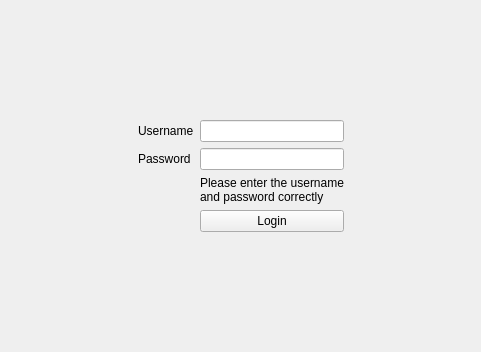
<?xml version="1.0" encoding="UTF-8"?>
<ui version="4.0">
 <class>login</class>
 <widget class="QWidget" name="login">
  <property name="geometry">
   <rect>
    <x>0</x>
    <y>0</y>
    <width>481</width>
    <height>352</height>
   </rect>
  </property>
  <property name="windowTitle">
   <string>Form</string>
  </property>
  <layout class="QGridLayout" name="gridLayout">
   <item row="1" column="0">
    <spacer name="horizontalSpacer">
     <property name="orientation">
      <enum>Qt::Horizontal</enum>
     </property>
     <property name="sizeHint" stdset="0">
      <size>
       <width>40</width>
       <height>20</height>
      </size>
     </property>
    </spacer>
   </item>
   <item row="2" column="1">
    <spacer name="verticalSpacer">
     <property name="orientation">
      <enum>Qt::Vertical</enum>
     </property>
     <property name="sizeHint" stdset="0">
      <size>
       <width>20</width>
       <height>40</height>
      </size>
     </property>
    </spacer>
   </item>
   <item row="1" column="2">
    <spacer name="horizontalSpacer_2">
     <property name="orientation">
      <enum>Qt::Horizontal</enum>
     </property>
     <property name="sizeHint" stdset="0">
      <size>
       <width>40</width>
       <height>20</height>
      </size>
     </property>
    </spacer>
   </item>
   <item row="1" column="1">
    <layout class="QFormLayout" name="formLayout">
     <item row="0" column="0">
      <widget class="QLabel" name="label_2">
       <property name="text">
        <string>Username</string>
       </property>
      </widget>
     </item>
     <item row="0" column="1">
      <widget class="QLineEdit" name="txt_login_username"/>
     </item>
     <item row="1" column="0">
      <widget class="QLabel" name="label_3">
       <property name="text">
        <string>Password</string>
       </property>
      </widget>
     </item>
     <item row="1" column="1">
      <widget class="QLineEdit" name="txt_login_password">
       <property name="echoMode">
        <enum>QLineEdit::Password</enum>
       </property>
      </widget>
     </item>
     <item row="3" column="1">
      <widget class="QPushButton" name="btn_login">
       <property name="text">
        <string>Login</string>
       </property>
      </widget>
     </item>
     <item row="2" column="1">
      <widget class="QLabel" name="label">
       <property name="text">
        <string>Please enter the username 
and password correctly</string>
       </property>
      </widget>
     </item>
    </layout>
   </item>
   <item row="0" column="1">
    <spacer name="verticalSpacer_2">
     <property name="orientation">
      <enum>Qt::Vertical</enum>
     </property>
     <property name="sizeHint" stdset="0">
      <size>
       <width>20</width>
       <height>40</height>
      </size>
     </property>
    </spacer>
   </item>
  </layout>
 </widget>
 <resources/>
 <connections/>
</ui>
